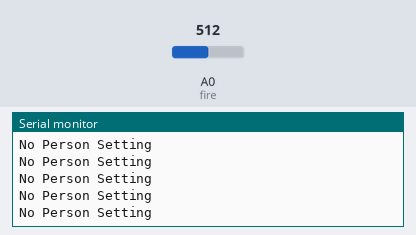
Recording of a sketch running on a simulated Arduino Uno, built with avr-gcc and run on an emulated ATmega328P. On the bench: the last lines printed to the serial monitor. The test bench sets the inputs (shaded band); at power-on: A0 (fire) = 512.

Above: at 1.2 s.
1.3 s: A0 (fire) set to 190
At 2.3 s:
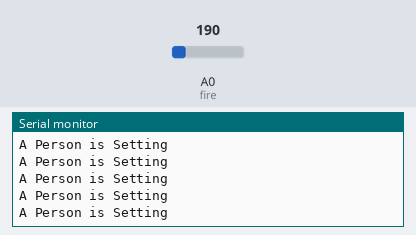
3.2 s: A0 (fire) set to 210
At 3.9 s:
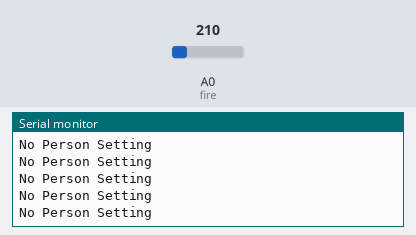
6.2 s: A0 (fire) set to 122
At 6.8 s:
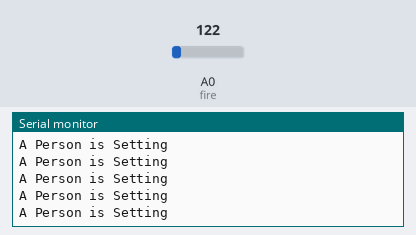
9.2 s: A0 (fire) set to 306
At 10.3 s:
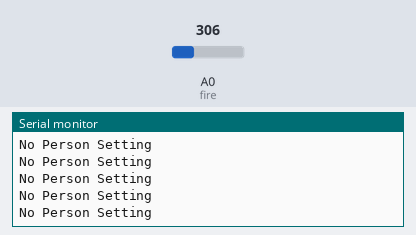
12.2 s: A0 (fire) set to 0
At 13.0 s:
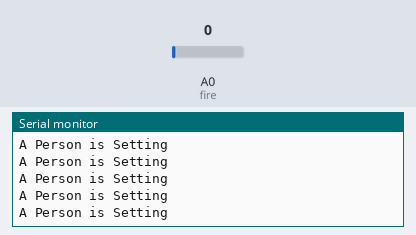
15.2 s: A0 (fire) set to 511
At 15.8 s:
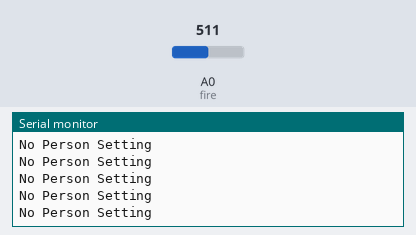

Measured:
- after the input at 1.3 s, the serial monitor: prints a new line after 0.08 s (image 1)

The sketch:

sketch_nov23a.ino
```cpp
#define fire A0
#define buzz 9

void setup() {
  Serial.begin(9600);
  pinMode(fire, INPUT);
}

void loop() {
  int value = analogRead(fire);
  if(value > 200) {
    Serial.println("No Person Setting");
  }
  if(value < 200) {
    Serial.println("A Person is Setting");
  }
}
```
